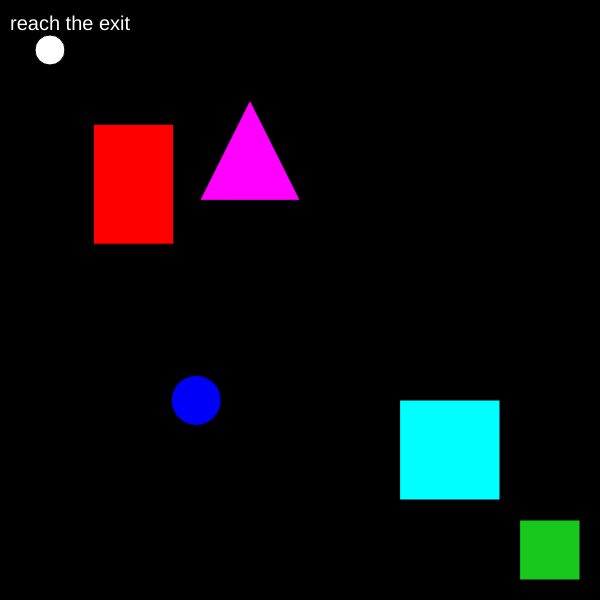
Frame 1 (no input)
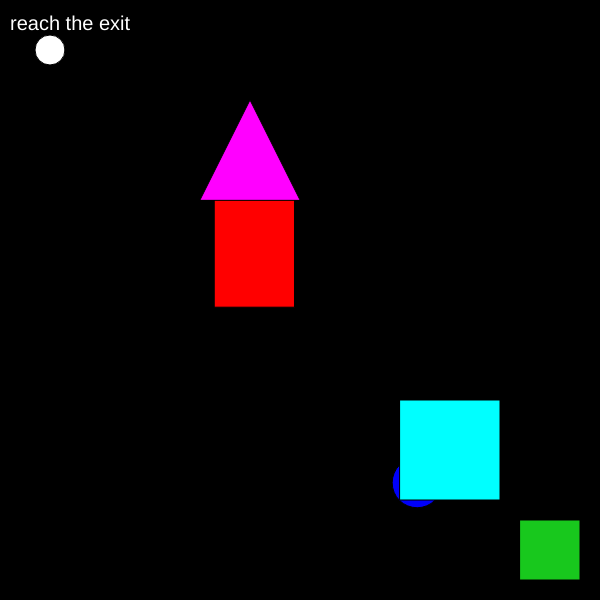
Frame 60 (no input)
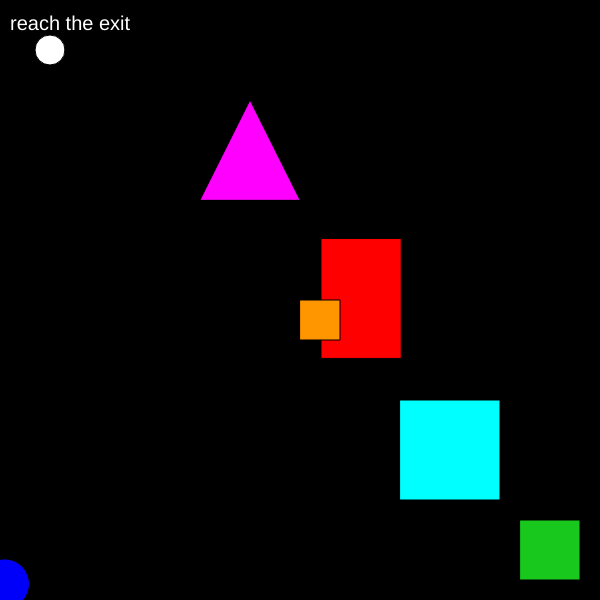
Frame 120 (the mouse pressed at the canvas centre since frame 60)

The p5.js sketch that drew these frames (run headless with seeded random() and noise() and a simulated clock; from frame 60 on, the mouse is pressed at the canvas centre):

// p5.js sketch
// ── sketch.js

var playerX = 50;
var playerY = 50;
var PlayerSize = 30;
var clickedObstacleX;
var clickedObstacleY;
var obstaclePlaced = false;
var obstacle1X = 90;
var obstacle1Y = 125;
var obstacle2X = 190;
var obstacle2Y = 400;

function setup() {
    createCanvas(600, 600);
}
function draw() {
    background(0);
//player move
if (keyIsDown(LEFT_ARROW)){
    playerX -= 5;
}
if (keyIsDown(RIGHT_ARROW)){
    playerX += 5;
}
if (keyIsDown(UP_ARROW)){
    playerY -= 5;
}
if (keyIsDown(DOWN_ARROW)){
    playerY += 5;
}
 playerX = constrain(playerX, 0, width);
 playerY = constrain(playerY, 0, height);
//movement of obi
  
    obstacle1X += random(-2,6);
    obstacle1Y += random(-2,4);
    obstacle2X += random(-2,9);
    obstacle2Y += random(-2,5);
    //wrappage
if (obstacle1X > width) {
    obstacle1X = 0;
}
if (obstacle1X < 0) {
    obstacle1X = width;
}
if (obstacle1Y > height) {
    obstacle1Y = 0;
}
if (obstacle1Y < 0) {
    obstacle1Y = height
}
if (obstacle2X > width) {
    obstacle2X = 0;
}
if (obstacle2X < 0) {
    obstacle2X = width;
}
if (obstacle2Y > height) {
    obstacle2Y = 0;
}
if (obstacle2Y < 0) {
    obstacle2Y = height;
}


    //exit
    fill(24,200,29);
    square(520, 520, 60);
    //obstacles
   fill (255, 0, 0);
    rect(obstacle1X, obstacle1Y, 80, 120);
    
    fill (0, 0, 250);
    circle(obstacle2X, obstacle2Y, 50);

    fill (255, 0, 255);
    triangle(200, 200, 250, 100, 300, 200);
    
    fill (0, 255,255);
    square(400, 400, 100);
    //movement



   if (obstaclePlaced) {
    fill (255, 150, 0);
    rect(clickedObstacleX, clickedObstacleY, 40, 40);
   }
//player
fill (255);
circle (playerX, playerY, PlayerSize);
//da win
if (playerX > 520 && playerX < 580 && playerY > 520 && playerY < 580)
{
    fill (255);
    textSize (40);
    text("winner", 200, 300);
}
else {
    fill(255);
    textSize(20);
    text("reach the exit", 10, 30);
}
//mouse obi
if (mouseIsPressed) {
    clickedObstacleX = mouseX;
    clickedObstacleY = mouseY;
    obstaclePlaced = true
}
}


  
  
